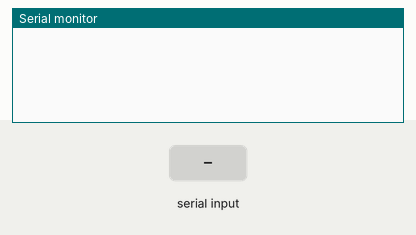
Bench run of a sketch on a simulated ESP8266 (NodeMCU). Parts: the last lines printed to the serial monitor. The test bench sets the inputs (shaded band). WiFi joins after 1.5 s; servers stay silent unless stated.

Above: at 3.0 s.
3.1 s: "90,45,200\n" received over Serial
At 4.1 s:
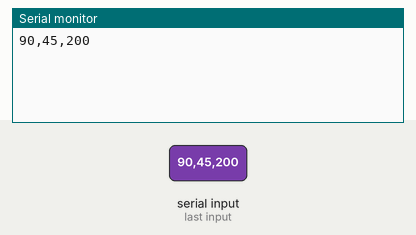
4.6 s: "90,45\n" received over Serial
At 5.2 s:
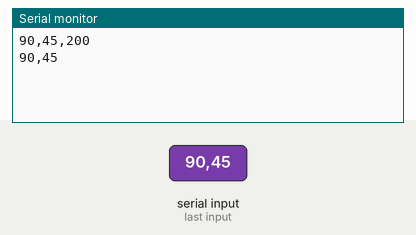
6.1 s: "90,45,200,10\n" received over Serial
At 7.3 s:
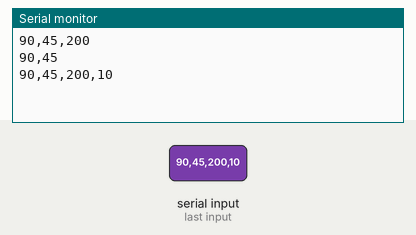
7.6 s: "90,45,200,10,150,30\n" received over Serial
At 8.8 s:
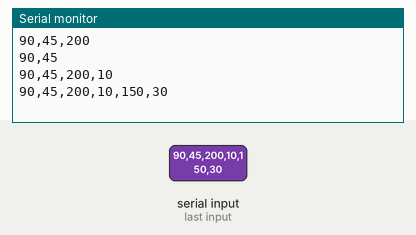
9.1 s: "5\n" received over Serial
At 9.8 s:
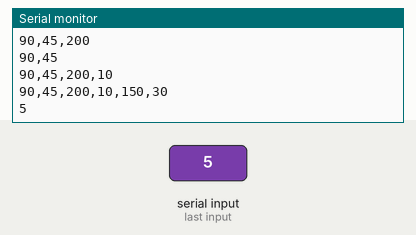

Measured:
- after the input at 3.1 s, the serial monitor: prints a new line at once (image 1)
- after the input at 4.6 s, the serial monitor: prints a new line at once (image 2)
- after the input at 6.1 s, the serial monitor: prints a new line at once (image 3)
- after the input at 7.6 s, the serial monitor: prints a new line at once (image 4)
- after the input at 9.1 s, the serial monitor: prints a new line at once (image 5)

The sketch:

Mega_wifi_ESP8266.ino
```cpp
//Arduino Mega Wifi: https://www.youtube.com/watch?v=2Hgm8VkpUlw https://www.instructables.com/Arduino-MEGA-2560-With-WiFi-Built-in-ESP8266/
//Pin references: https://youtu.be/HowngNXaVGg?si=awLtGCaupARWllWt&t=421

#define BLYNK_TEMPLATE_ID "TMPL6uJXgNzQv"
#define BLYNK_TEMPLATE_NAME "Pump System"
#define BLYNK_AUTH_TOKEN "m7wSS0UmC0GuOoAvZiQDF41_XYuwK-hB"

#define BLYNK_PRINT Serial
#include <ESP8266WiFi.h>
#include <WiFiClient.h>
#include <BlynkSimpleEsp8266.h>

char auth[] = BLYNK_AUTH_TOKEN;

char ssid[] = "Boss_Digi";  // type your wifi name
char pass[] = "1011372888";  // type your wifi password

float temperature_1, temperature_2, temperature_3, temperature_4, temperature_5, temperature_6;
float pressure1, pressure2, pressure3, pressure4, pressure5, pressure6;
float flow;

BlynkTimer timer;

void setup() {
  // put your setup code here, to run once:
  Serial.begin(9600);

  Blynk.begin(auth, ssid, pass);
  timer.setInterval(100L, sendSensor);
}

String splitString(String data, char separator, int index)
{
    int found = 0;
    int strIndex[] = { 0, -1 };
    int maxIndex = data.length() - 1;

    for (int i = 0; i <= maxIndex && found <= index; i++) {
        if (data.charAt(i) == separator || i == maxIndex) {
            found++;
            strIndex[0] = strIndex[1] + 1;
            strIndex[1] = (i == maxIndex) ? i+1 : i;
        }
    }
    return found > index ? data.substring(strIndex[0], strIndex[1]) : "";
}

void loop() {
  // put your main code here, to run repeatedly:
  if(Serial.available()){
    String msg = "";
    while(Serial.available()){
      msg += char(Serial.read());
    }
    temperature_1 = splitString(msg, ';', 0).toFloat();
    temperature_2 = splitString(msg, ';', 1).toFloat();
    temperature_3 = splitString(msg, ';', 2).toFloat();
    temperature_4 = splitString(msg, ';', 3).toFloat();
    temperature_5 = splitString(msg, ';', 4).toFloat();
    temperature_6 = splitString(msg, ';', 5).toFloat();
    pressure1 = splitString(msg, ';', 6).toFloat();
    pressure2 = splitString(msg, ';', 7).toFloat();
    pressure3 = splitString(msg, ';', 8).toFloat();
    pressure4 = splitString(msg, ';', 9).toFloat();
    pressure5 = splitString(msg, ';', 10).toFloat();
    pressure6 = splitString(msg, ';', 11).toFloat();
    flow = splitString(msg, ';', 12).toFloat();
    sendSensor();
    Serial.print(msg);
  }
  Blynk.run();
  timer.run();
}

void sendSensor(){

  //Blynk.virtualWrite(V0, thermistorResistance_1);
  Blynk.virtualWrite(V0, temperature_1);
  Blynk.virtualWrite(V1, temperature_2);
  Blynk.virtualWrite(V2, temperature_3);
  Blynk.virtualWrite(V3, temperature_4);
  Blynk.virtualWrite(V4, temperature_5);
  Blynk.virtualWrite(V5, temperature_6);
  Blynk.virtualWrite(V6, pressure1);
  Blynk.virtualWrite(V7, pressure2);
  Blynk.virtualWrite(V8, pressure3);
  Blynk.virtualWrite(V9, pressure4);
  Blynk.virtualWrite(V10, pressure5);
  Blynk.virtualWrite(V11, pressure6);
  Blynk.virtualWrite(V12, flow);
}
```
